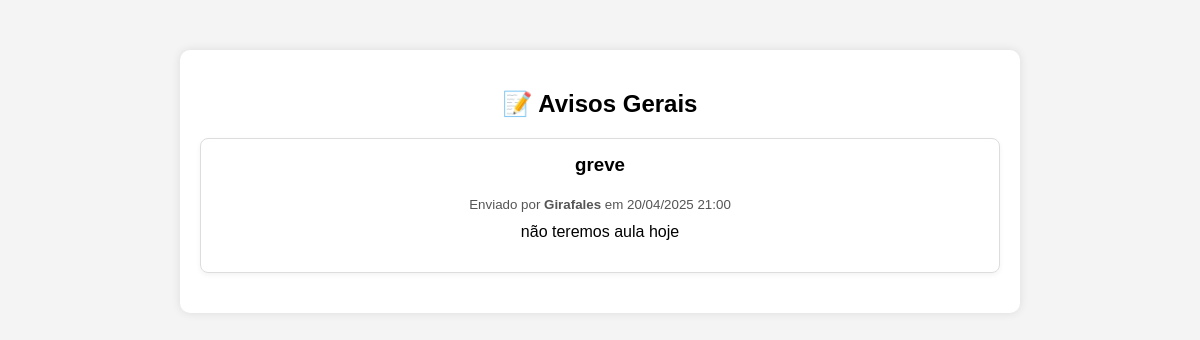
Page /avisos/ (signed in) on the earlier database version.
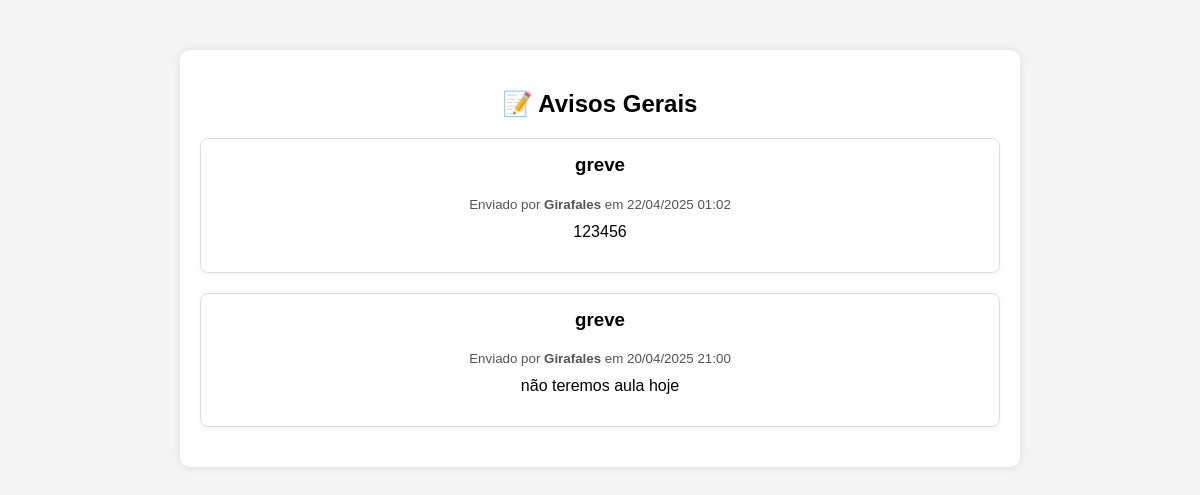
Same page on the later database version.
### portal/models.py (models this page shows, shortened)
class Aviso(models.Model):
    titulo = models.CharField(max_length=100)
    mensagem = models.TextField()
    data_criacao = models.DateTimeField(auto_now_add=True)
    autor = models.ForeignKey(User, on_delete=models.CASCADE)

### portal/views.py (the view)
# urls.py: path('avisos/', views.lista_avisos, name='lista_avisos'),
@login_required
def lista_avisos(request):
    avisos = Aviso.objects.all().order_by('-data_criacao')
    eh_professor = Professor.objects.filter(user=request.user).exists()
    return render(request, 'lista_avisos.html', {
        'avisos': avisos,
        'eh_professor': eh_professor,
    })

### portal/templates/lista_avisos.html (shortened to what this page needs)
{% extends 'base.html' %}
{% block content %}
  <h2 style="margin-bottom: 20px;">📝 Avisos Gerais</h2>
  {% for aviso in avisos %}
    <div style="
      border: 1px solid #ddd;
      padding: 15px;
      border-radius: 8px;
      margin-bottom: 20px;
      box-shadow: 0 2px 5px rgba(0,0,0,0.05);
    ">
      <h3 style="margin-top: 0;">{{ aviso.titulo }}</h3>
      <small style="color: #555;">
        Enviado por <strong>{{ aviso.autor.username }}</strong> em {{ aviso.data_criacao|date:"d/m/Y H:i" }}
      </small>
      <p style="margin-top: 10px;">{{ aviso.mensagem }}</p>
    </div>
  {% empty %}
    <p style="color: #777;">Nenhum aviso ainda.</p>
  {% endfor %}
{% endblock %}

Differences in the rows shown:
added Aviso: titulo "greve", autor.username "Girafales", data_criacao "22/04/2025 01:02", mensagem "123456"
